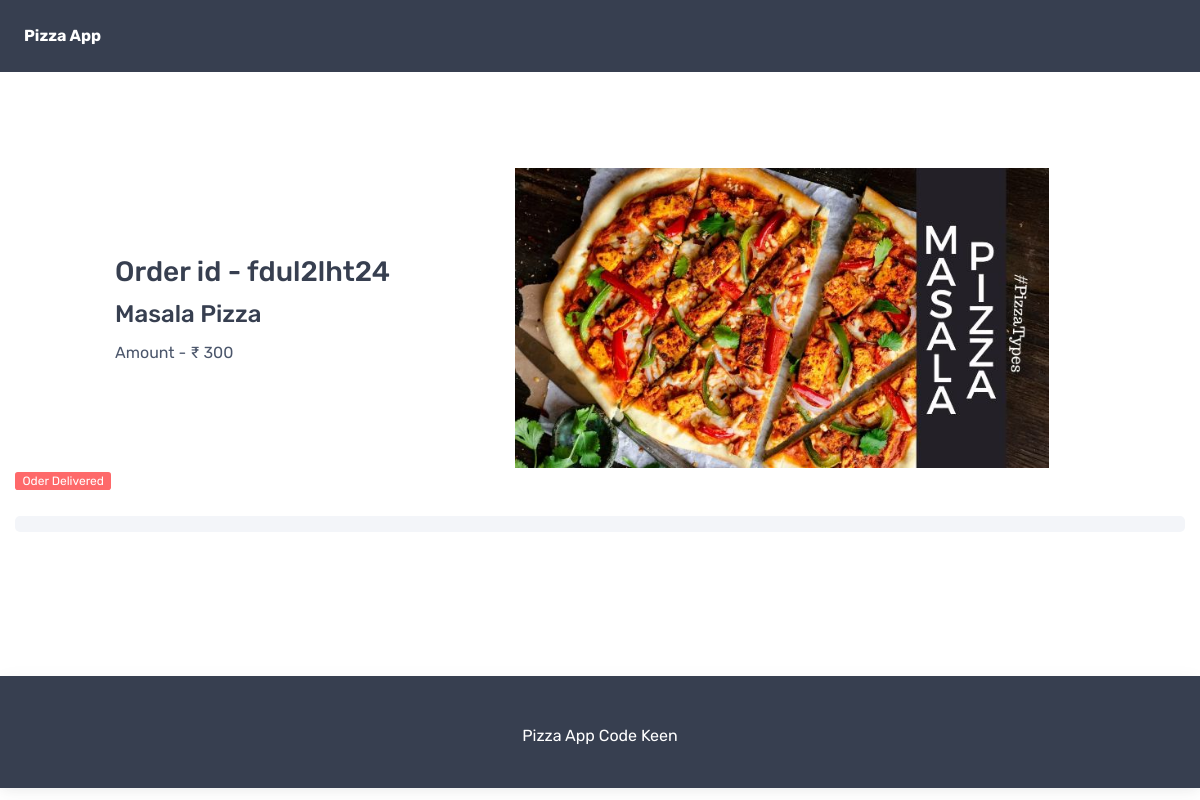
Page /order/fdul2lht24/ on the committed database.
### home/models.py (models this page shows, shortened)
class Order(models.Model):
    pizza = models.ForeignKey(Pizza, on_delete=models.CASCADE)
    user = models.ForeignKey(User, on_delete=models.CASCADE)
    order_id = models.CharField(max_length=100, blank=True)
    amount = models.IntegerField(default=100)
    status = models.CharField(max_length=100, choices=CHOICES, default="Order Received")
    date = models.DateTimeField(auto_now_add=True)

class Pizza(models.Model):
    name = models.CharField(max_length=100)
    price = models.IntegerField()
    image = models.ImageField(upload_to='pizza')

### home/views.py (the view)
# urls.py: path('order/<str:order_id>/', order, name='order')
def order(request, order_id):
    order = Order.objects.filter(order_id=order_id).first()
    if order is None:
        return redirect('/')
    context = {'order': order}
    return render(request, 'home/order.html', context)

### home/templates/home/order.html (shortened to what this page needs)
{% extends "home/base.html" %}
{% block start %}
<div class="container mt-5 pt-5">
  <div class="row">
    <div class="col-md-1"></div>
    <div class="col-md-4 d-flex align-items-center">
      <div>
        <h3>Order id - {{order.order_id}}</h3>
        <h4>{{order.pizza.name}}</h4>
        <p>Amount - ₹ {{order.amount}}</p>
      </div>
    </div>
    <div class="col-md-6">
      <img src="{{order.pizza.image.url}}" alt="{{order.pizza_name}}" style="max-width: 100%; height: 300px;">
    </div>
  </div>
  <span class="badge badge-primary" id="status">{{order.status}}</span>
  <div class="progress mt-4">
  </div>
</div>
{% endblock %}

### rows in the picture
Order: order_id "fdul2lht24", pizza.name "Masala Pizza", amount "300", pizza.image (picture), status "Oder Delivered"
